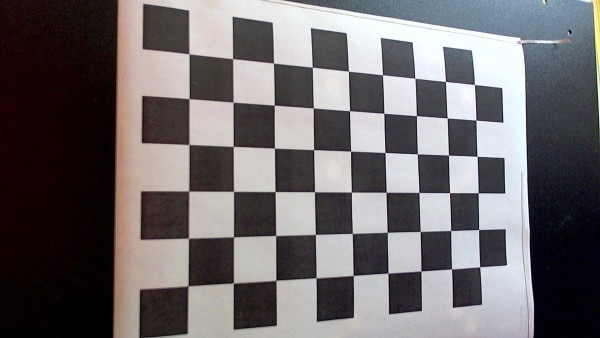
#> input picture test_img.jpg, 600 x 338 px
$ python undistort_and_warped.py
#> lines starting #> are read from the running program, lines starting #| are printed output that depends on the picture; after the words box and inside, x2 and y2 are one past the last pixel; in counts of white or black regions, pixels touching at a corner belong together
import pickle
import cv2
import numpy as np
import matplotlib.pyplot as plt
import matplotlib.image as mpimg

# Read in the saved camera matrix and distortion coefficients
# This calibration is get from logitech C920 camera
dist_pickle = pickle.load(open("wide_dist_pickle.p", "rb"))
#> (reads wide_dist_pickle.p from the repository)

mtx = dist_pickle['mtx']
dist = dist_pickle['dist']

# print(mtx, dist)
# Read in an image
img = cv2.imread('test_img.jpg')
#> img is the input picture: shape (338, 600, 3); mean B, G, R 106.9, 105.1, 109.4
nx = 9  # the number of inside corners in x
ny = 6  # the number of inside corners in y

# MODIFY THIS FUNCTION TO GENERATE OUTPUT
# THAT LOOKS LIKE THE IMAGE ABOVE
def corners_unwarp(img, nx, ny, mtx, dist):
    # Pass in your image into this function
    # Write code to do the following steps
#> called with nx = 9, ny = 6, mtx = array of shape (3, 3), dist = array of shape (1, 5)
    pattern_size = (nx, ny)   # Size of chessboard
    # 1) Un-distort using mtx and dist
    undistorted_img = cv2.undistort(img, mtx, dist)
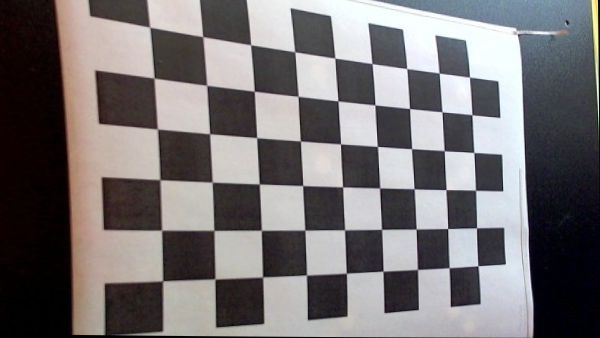
#> undistorted_img: shape (338, 600, 3); mean B, G, R 115.2, 113.8, 117.7
    # 2) Convert to gray-scale
    gray_img = cv2.cvtColor(undistorted_img, cv2.COLOR_BGR2GRAY)
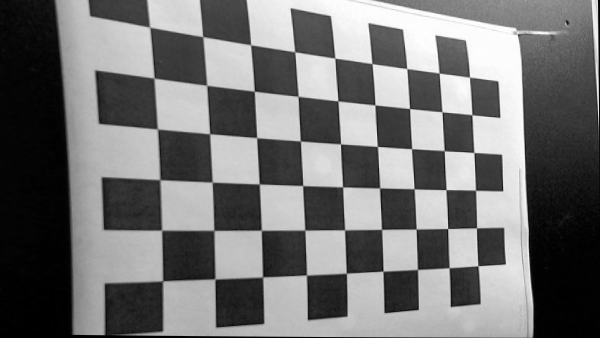
#> gray_img: shape (338, 600); min 0, max 255, mean 115.1
    # 3) Find the chessboard corners
    found_corners, corners = cv2.findChessboardCorners(gray_img, pattern_size)
#> found_corners = True; corners = 54 rows, first 8: [149.9, 27.32], [202.7, 36.6], [250.7, 44.78], [294.7, 51.79], [334.9, 58.13], [371.9, 63.53], [406.7, 68.52], [439.2, 73.12]
    # 4) If corners found:
    M = None
    warped = None
    if found_corners:
            # a) draw corners
            undistorted_img = cv2.drawChessboardCorners(undistorted_img, pattern_size, corners, found_corners)
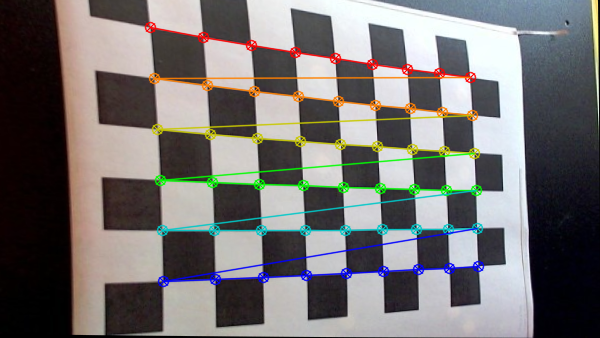
#> undistorted_img: shape (338, 600, 3); 7.21% of pixels changed, all inside (x1, y1, x2, y2) = (144, 21, 485, 288)

            # b) define 4 source points src = np.float32([[,],[,],[,],[,]])
            # automatically detected during the un-distortion steps source points
            # I'm grabbing the outer four detected corners
            src = np.float32([corners[0],                                       # bottom left
                              corners[nx - 1],                                  # bottom right
                              corners[-1],                                      # top right
                              corners[-nx]])                                    # top left
#> src = [[149.9, 27.32], [469.5, 77.07], [477.8, 265.7], [162.9, 280.7]]
            # c) define 4 destination points dst = np.float32([[,],[,],[,],[,]])
            img_size = (gray_img.shape[1], gray_img.shape[0])
#> img_size = (600, 338)
            offset = 50
            dst = np.float32([[offset, offset],                                 # top left
                              [img_size[0] - offset, offset],                   # top right
                              [img_size[0] - offset, img_size[1] - offset],     # bottom right
                              [offset, img_size[1] - offset]])                  # bottom left

            # d) use cv2.getPerspectiveTransform() to get M, the transform matrix
            M = cv2.getPerspectiveTransform(src, dst)
#> M = [[1.01, -0.0529, -105.6], [-0.167, 0.841, 46.66], [-0.000718, 1.66e-05, 1]]
            # e) use cv2.warpPerspective() to warp your image to a top-down view
            warped = cv2.warpPerspective(undistorted_img, M, img_size)
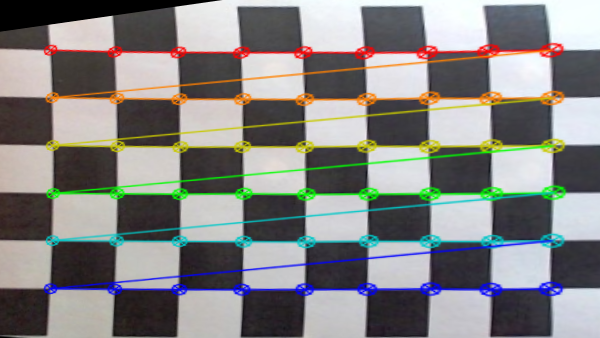
#> warped: shape (338, 600, 3); mean B, G, R 130.4, 131.8, 132.2
    return warped, M

top_down, perspective_M = corners_unwarp(img, nx, ny, mtx, dist)
#> perspective_M has the same summary as M in corners_unwarp
f, (ax1, ax2) = plt.subplots(1, 2, figsize=(25, 9))
f.tight_layout()
ax1.imshow(img)
ax1.set_title('Original Image', fontsize=50)
ax2.imshow(top_down)
ax2.set_title('Undistorted and Warped Image', fontsize=50)
plt.show()
#> figure, not shown here; B, G, R data is drawn as R, G, B
